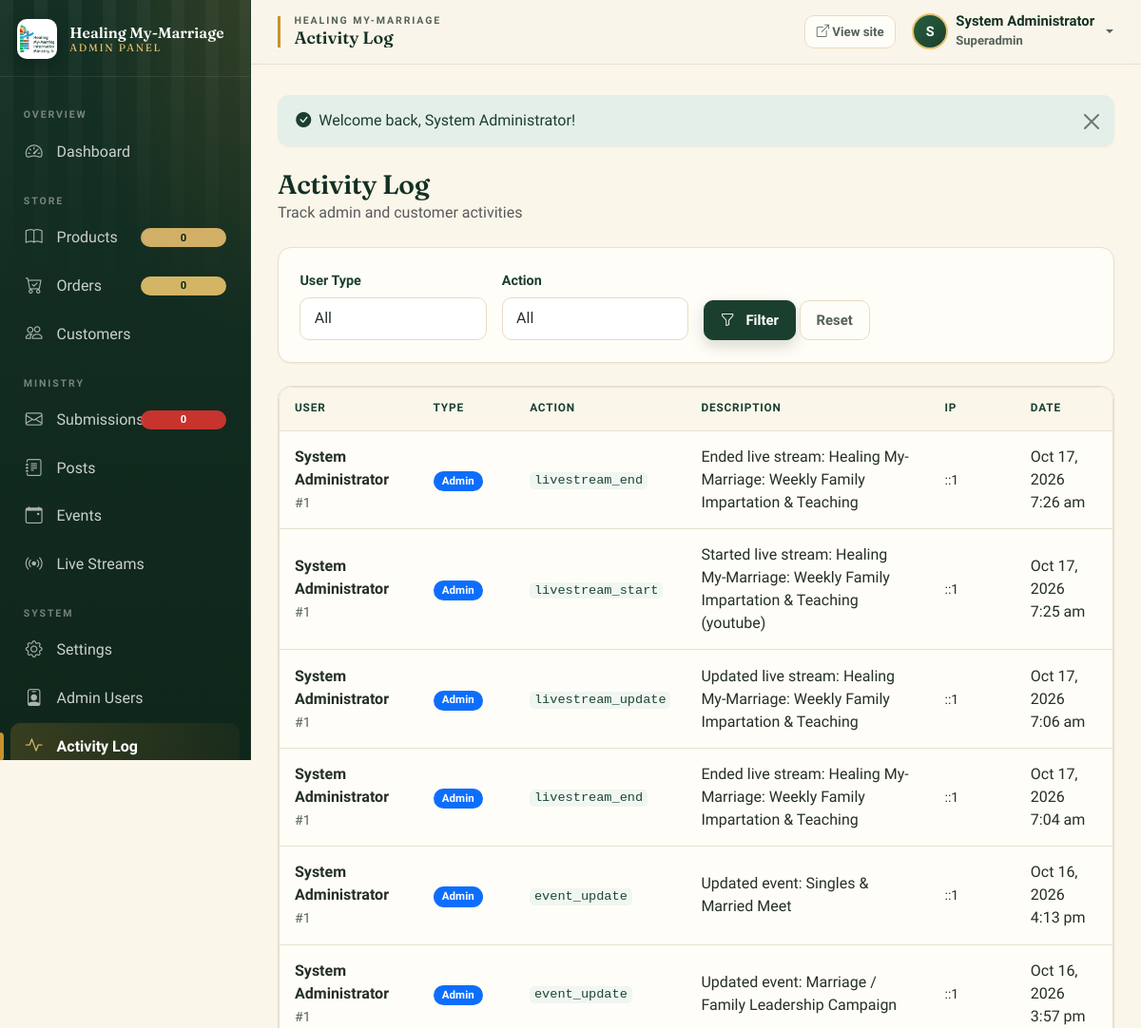
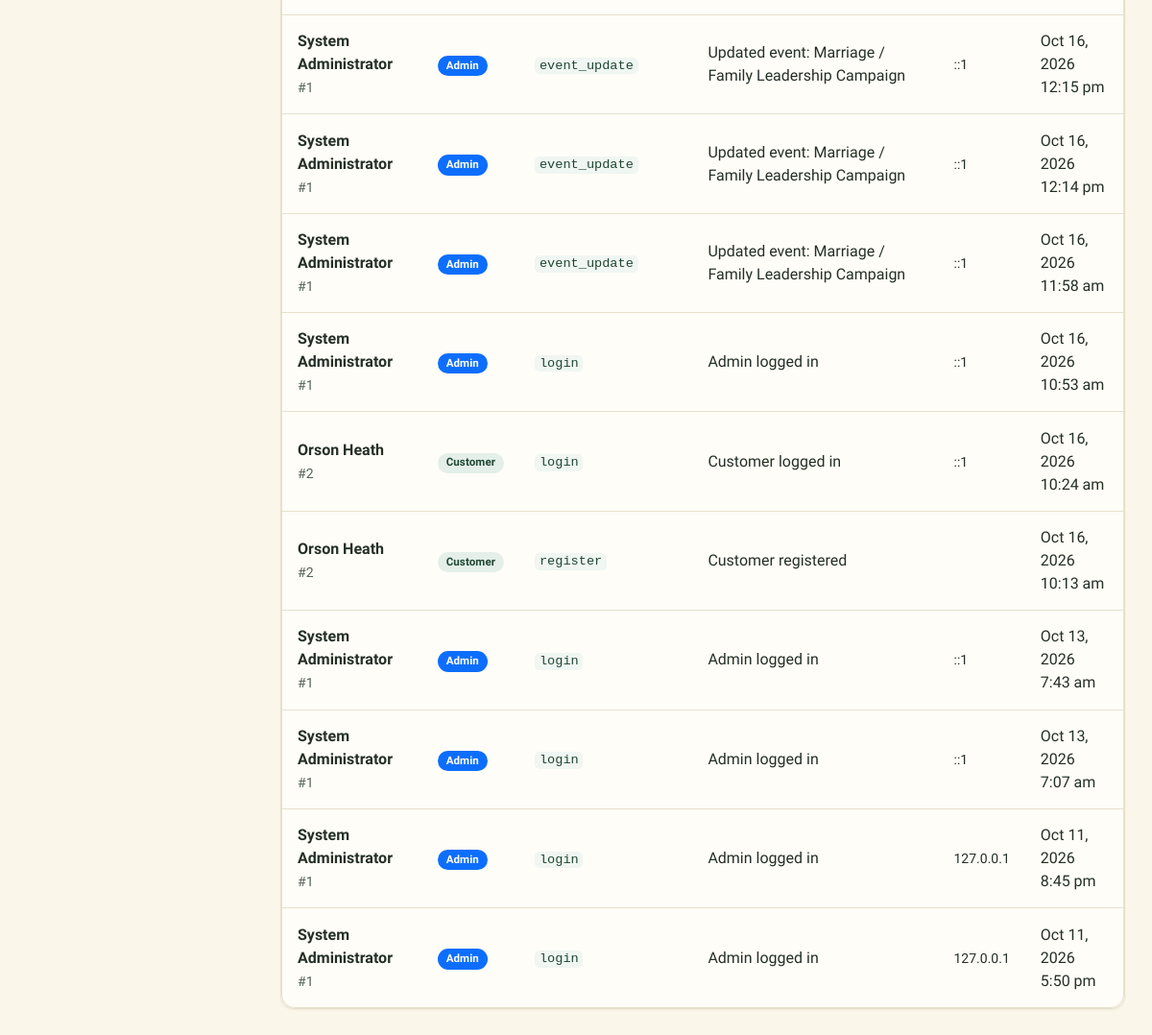
Screenshot of /admin/activity.php (signed in) with the database file from the repository (2 pictures, top to bottom).
### tables this page shows
CREATE TABLE `activity_log` (
  `id` bigint(20) UNSIGNED NOT NULL,
  `user_id` int(10) UNSIGNED DEFAULT NULL,
  `user_type` enum('admin','customer') DEFAULT 'admin',
  `action` varchar(100) NOT NULL,
  `description` text DEFAULT '',
  `ip_address` varchar(45) DEFAULT '',
  `user_agent` text DEFAULT '',
  `created_at` datetime DEFAULT current_timestamp()
);

### admin/activity.php (the view, shortened to what the rows shown need)
<?php
require_once __DIR__ . '/../includes/auth.php';
require_once __DIR__ . '/includes/header.php';
$page = max(1, (int)($_GET['page'] ?? 1));
$perPage = 50;
$offset = ($page - 1) * $perPage;
$where = [];
$params = [];
$whereSql = $where ? 'WHERE ' . implode(' AND ', $where) : '';
$activities = Database::fetchAll("
    SELECT al.*,
           CASE WHEN al.user_type = 'admin' THEN au.full_name ELSE u.full_name END as user_name
    FROM activity_log al
    LEFT JOIN admin_users au ON al.user_id = au.id AND al.user_type = 'admin'
    LEFT JOIN users u ON al.user_id = u.id AND al.user_type = 'customer'
    $whereSql
    ORDER BY al.created_at DESC
    LIMIT $perPage OFFSET $offset
", $params);
?>
<div class="d-flex justify-content-between align-items-center mb-4">
    <div>
        <h2 class="h3 mb-0">Activity Log</h2>
    </div>
</div>
<div class="card">
    <div class="card-body p-0">
        <?php if ($activities): ?>
        <div class="table-responsive">
            <table class="table table-hover mb-0">
                <thead>
                    <tr>
                        <th>User</th>
                        <th>Type</th>
                        <th>Action</th>
                        <th>Description</th>
                        <th>IP</th>
                        <th>Date</th>
                    </tr>
                </thead>
                <tbody>
                    <?php foreach ($activities as $a): ?>
                    <tr>
                        <td>
                            <strong><?= h($a['user_name'] ?? 'Unknown') ?></strong>
                            <br><small class="text-muted">#<?= $a['user_id'] ?></small>
                        </td>
                        <td><span class="badge bg-<?= $a['user_type'] === 'admin' ? 'primary' : 'success' ?>"><?= ucfirst($a['user_type']) ?></span></td>
                        <td><code><?= h($a['action']) ?></code></td>
                        <td><?= h($a['description']) ?></td>
                        <td><small><?= h($a['ip_address']) ?></small></td>
                        <td><?= fmt_date($a['created_at'], 'M j, Y g:i a') ?></td>
                    </tr>
                    <?php endforeach; ?>
                </tbody>
            </table>
        </div>
        <?php else: ?>
        <div class="empty-state p-5"><i class="bi bi-activity"></i><h5>No activity logged</h5></div>
        <?php endif; ?>
    </div>
</div>
<?php require_once __DIR__ . '/includes/footer.php'; ?>

### admin/includes/header.php (shortened to what the rows shown need)
<?php
require_once __DIR__ . '/../../includes/auth.php';
require_once __DIR__ . '/../../includes/db.php';
$admin = admin_user();
?>
<!doctype html>
<html lang="en">
<head>
<link href="<?= h(asset('vendor/bootstrap/bootstrap.min.css')) ?>" rel="stylesheet">
<link href="<?= h(asset('vendor/bootstrap-icons/bootstrap-icons.min.css')) ?>" rel="stylesheet">
<link href="<?= h(asset('admin/css/admin.css')) ?>" rel="stylesheet">
</head>
<body>
<div class="admin-wrapper">
    <div class="admin-main">
        <header class="admin-topbar">
            <div class="d-flex align-items-center justify-content-between w-100 gap-3">
                <div class="d-flex align-items-center gap-2 gap-md-3">
                    <div class="dropdown">
                        <button class="btn btn-link p-0 d-flex align-items-center gap-2 dropdown-toggle text-decoration-none" type="button" data-bs-toggle="dropdown" aria-expanded="false">
                            <span class="avatar-circle"><?= h(strtoupper($admin['full_name'][0])) ?></span>
                            <span class="d-none d-md-inline text-start">
                                <span style="display:block; line-height:1.1; font-weight:600; color:var(--forest-900);"><?= h($admin['full_name']) ?></span>
                                <small style="color:var(--muted); text-transform:capitalize;"><?= h($admin['role']) ?></small>
                            </span>
                        </button>
                    </div>
                </div>
            </div>
        </header>
        <main class="admin-content">

### rows the page displays
activity_log: user_name "System Administrator", user "1", user_type "Admin", action "livestream_end", description "Ended live stream: Healing My-Marriage: Weekly Family Impartation & Teaching", ip_address "::1", created_at "Oct 17, 2026 7:26 am"
activity_log: user_name "System Administrator", user "1", user_type "Admin", action "livestream_start", description "Started live stream: Healing My-Marriage: Weekly Family Impartation & Teaching (youtube)", ip_address "::1", created_at "Oct 17, 2026 7:25 am"
activity_log: user_name "System Administrator", user "1", user_type "Admin", action "livestream_update", description "Updated live stream: Healing My-Marriage: Weekly Family Impartation & Teaching", ip_address "::1", created_at "Oct 17, 2026 7:06 am"
activity_log: user_name "System Administrator", user "1", user_type "Admin", action "livestream_end", description "Ended live stream: Healing My-Marriage: Weekly Family Impartation & Teaching", ip_address "::1", created_at "Oct 17, 2026 7:04 am"
activity_log: user_name "System Administrator", user "1", user_type "Admin", action "event_update", description "Updated event: Singles & Married Meet", ip_address "::1", created_at "Oct 16, 2026 4:13 pm"
activity_log: user_name "System Administrator", user "1", user_type "Admin", action "event_update", description "Updated event: Marriage / Family Leadership Campaign", ip_address "::1", created_at "Oct 16, 2026 3:57 pm"
activity_log: user_name "System Administrator", user "1", user_type "Admin", action "event_update", description "Updated event: Marriage / Family Leadership Campaign", ip_address "::1", created_at "Oct 16, 2026 12:15 pm"
activity_log: user_name "System Administrator", user "1", user_type "Admin", action "event_update", description "Updated event: Marriage / Family Leadership Campaign", ip_address "::1", created_at "Oct 16, 2026 12:14 pm"
activity_log: user_name "System Administrator", user "1", user_type "Admin", action "event_update", description "Updated event: Marriage / Family Leadership Campaign", ip_address "::1", created_at "Oct 16, 2026 11:58 am"
activity_log: user_name "System Administrator", user "1", user_type "Admin", action "login", description "Admin logged in", ip_address "::1", created_at "Oct 16, 2026 10:53 am"
activity_log: user_name "Orson Heath", user "2", user_type "Customer", action "login", description "Customer logged in", ip_address "::1", created_at "Oct 16, 2026 10:24 am"
activity_log: user_name "Orson Heath", user "2", user_type "Customer", action "register", description "Customer registered", created_at "Oct 16, 2026 10:13 am"
activity_log: user_name "System Administrator", user "1", user_type "Admin", action "login", description "Admin logged in", ip_address "::1", created_at "Oct 13, 2026 7:43 am"
activity_log: user_name "System Administrator", user "1", user_type "Admin", action "login", description "Admin logged in", ip_address "::1", created_at "Oct 13, 2026 7:07 am"
activity_log: user_name "System Administrator", user "1", user_type "Admin", action "login", description "Admin logged in", ip_address "127.0.0.1", created_at "Oct 11, 2026 8:45 pm"
activity_log: user_name "System Administrator", user "1", user_type "Admin", action "login", description "Admin logged in", ip_address "127.0.0.1", created_at "Oct 11, 2026 5:50 pm"

### other values shown
$siteName "Healing My-Marriage"
$siteName "HEALING MY-MARRIAGE"
$page_title "Activity Log"
$admin['full_name'][0] "S"
$admin['full_name'] "System Administrator"
$admin['role'] "Superadmin"
$flash['message'] "Welcome back, System Administrator!"
